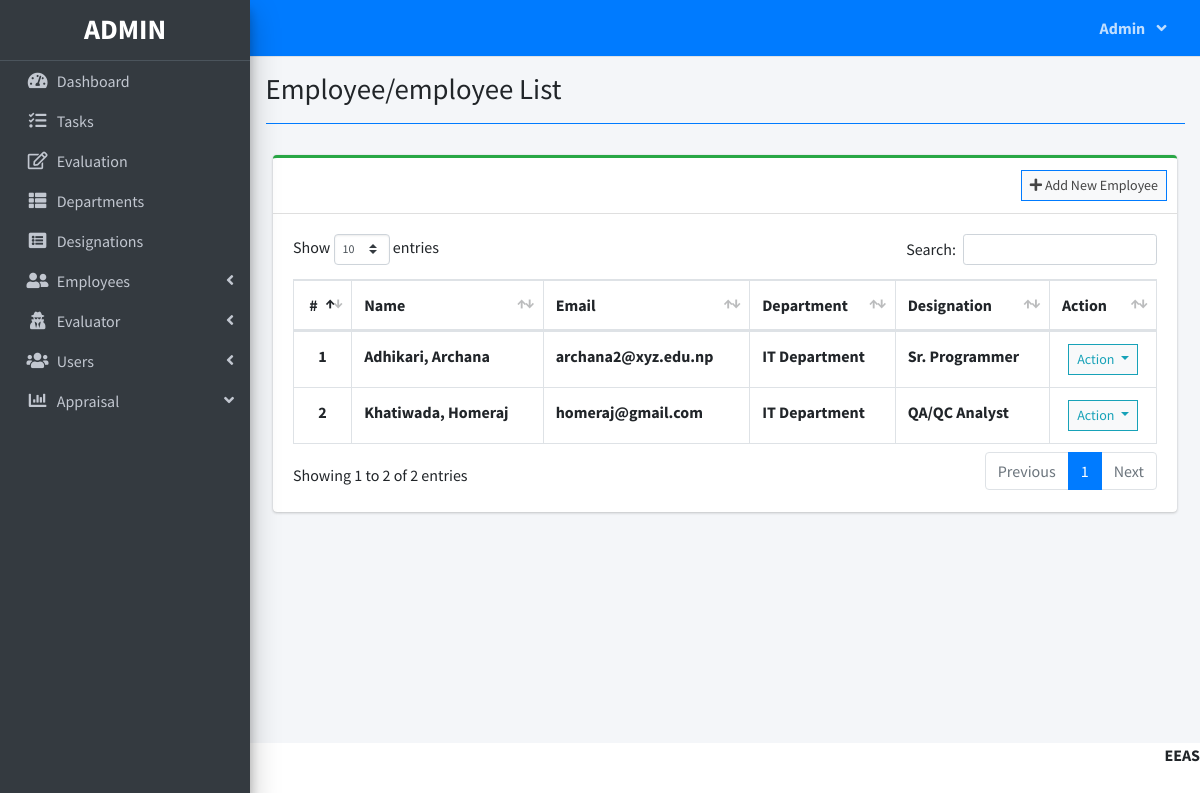
The page /index.php?page=employee/employee_list (signed in) on the database its author committed.
### tables this page shows
CREATE TABLE `employee_list` (
  `id` int(30) NOT NULL,
  `employee_id` int(100) DEFAULT NULL,
  `firstname` varchar(200) NOT NULL,
  `middlename` varchar(200) NOT NULL,
  `lastname` varchar(200) NOT NULL,
  `email` varchar(200) NOT NULL,
  `password` text NOT NULL,
  `department_id` int(30) NOT NULL,
  `designation_id` int(30) NOT NULL,
  `evaluator_id` int(30) NOT NULL,
  `avatar` text DEFAULT NULL,
  `date_created` datetime NOT NULL DEFAULT current_timestamp()
);

### employee/employee_list.php (the view, shortened to what this page needs)
<?php include'db_connect.php' ?>
<div class="col-lg-12">
	<div class="card card-outline card-success">
		<div class="card-header">
			<div class="card-tools">
				<a class="btn btn-block btn-sm btn-default btn-flat border-primary" href="./index.php?page=employee/new_employee"><i class="fa fa-plus"></i> Add New Employee</a>
			</div>
		</div>
		<div class="card-body">
			<table class="table tabe-hover table-bordered" id="list">
				<thead>
					<tr>
						<th class="text-center">#</th>
						<th>Name</th>
						<th>Email</th>
						<th>Department</th>
						<th>Designation</th>
						<th>Action</th>
					</tr>
				</thead>
				<tbody>
					<?php
					$i = 1;
					$designations = $conn->query("SELECT * FROM designation_list ");
					$design_arr[0]= "Unset";
					while($row=$designations->fetch_assoc()){
						$design_arr[$row['id']] =$row['designation'];
					}
					$departments = $conn->query("SELECT * FROM department_list ");
					$dept_arr[0]= "Unset";
					while($row=$departments->fetch_assoc()){
						$dept_arr[$row['id']] =$row['department'];
					}
					$qry = $conn->query("SELECT *,concat(lastname,', ',firstname,' ',middlename) as name FROM employee_list order by concat(lastname,', ',firstname,' ',middlename) asc");
					while($row= $qry->fetch_assoc()):
					?>
					<tr>
						<th class="text-center"><?php echo $i++ ?></th>
						<td><b><?php echo ucwords($row['name']) ?></b></td>
						<td><b><?php echo $row['email'] ?></b></td>
						<td><b><?php echo isset($dept_arr[$row['department_id']]) ? $dept_arr[$row['department_id']] : 'Unknow Department' ?></b></td>
						<td><b><?php echo isset($design_arr[$row['designation_id']]) ? $design_arr[$row['designation_id']] : 'Unknow Designation' ?></b></td>
						<td class="text-center">
							<button type="button" class="btn btn-default btn-sm btn-flat border-info wave-effect text-info dropdown-toggle" data-toggle="dropdown" aria-expanded="true">
		                      Action
		                    </button>
						</td>
					</tr>
				<?php endwhile; ?>
				</tbody>
			</table>
		</div>
	</div>
</div>

### rows shown on the page
employee_list: name "Adhikari, Archana", email "archana2@xyz.edu.np", department "IT Department", designation "Sr. Programmer"
employee_list: name "Khatiwada, Homeraj", email "homeraj@gmail.com", department "IT Department", designation "QA/QC Analyst"

### other values the page prints
$_SESSION['login_firstname'] "Admin"
$title "Employee/employee List"
$_SESSION['system']['name'] "EEAS"
